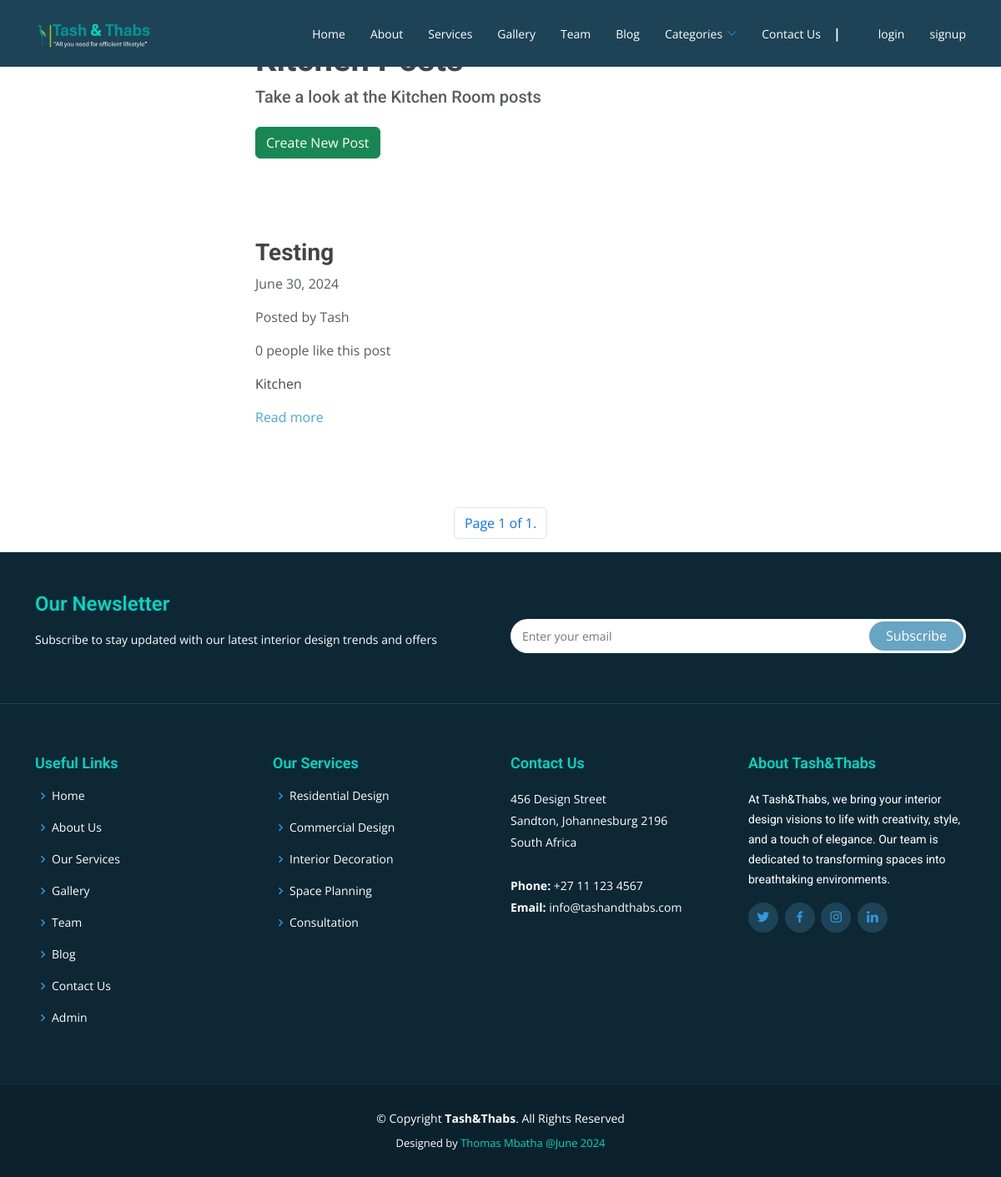
Before: /blog/kitchen/ with the older database file.
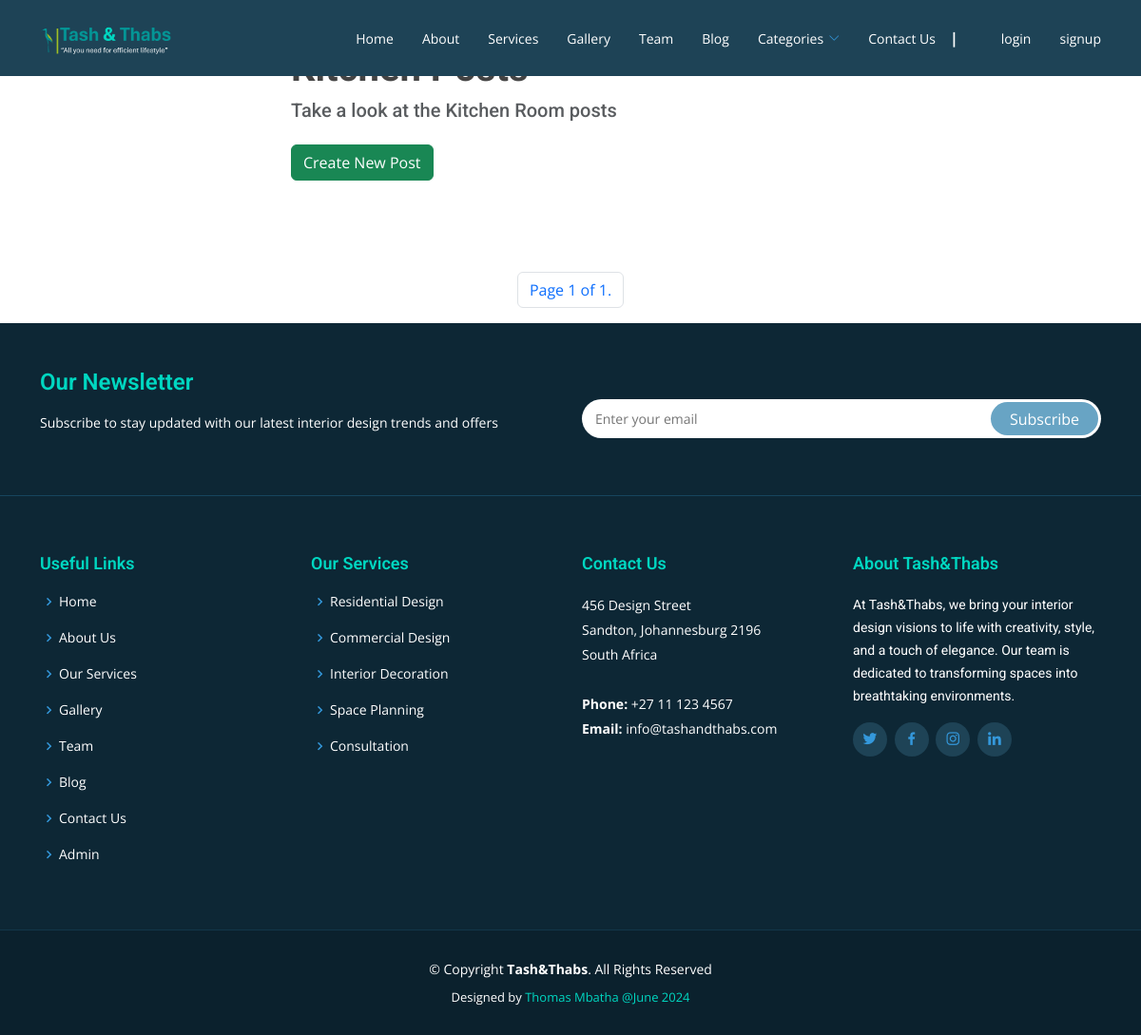
After: the same page with the newer database file.
### blog/models.py (models this page shows)
class Article(models.Model):
    title = models.CharField(max_length=255)
    content = HTMLField()
    date = models.DateField(auto_now_add=True)
    author = models.ForeignKey(User, on_delete=models.CASCADE)
    living = models.BooleanField(default=False)
    bedroom = models.BooleanField(default=False)
    kitchen = models.BooleanField(default=False)
    bathroom = models.BooleanField(default=False)
    outdoor = models.BooleanField(default=False)
    office = models.BooleanField(default=False)
    likes = models.ManyToManyField(User, related_name='likes', blank=True)
    image = models.ImageField(upload_to='images/', blank=True, null=True)

### blog/views.py (the view)
# urls.py: path('kitchen/', KitchenPosts.as_view(), name='kitchen'),
class KitchenPosts(ListView):
    model = Article
    queryset = Article.objects.filter(kitchen=True).order_by('-date')
    template_name = 'blog/blog_kitchen.html'
    paginate_by = 4
    def get_context_data(self, **kwargs):
        context = super().get_context_data(**kwargs)
        context['kitchen_count'] = self.get_queryset().count()
        return context

### blog/templates/blog/blog_kitchen.html (shortened to what this page needs)
{% extends "base.html" %}
{% block content %}
    <div class="row">
        <div class="col-md-6 col-12 mx-md-auto mx-3 mt-5 mb-5">
            <h1 class="fw-bolder">Kitchen Posts</h1>
            <h5 class="text-muted">Take a look at the Kitchen Room posts</h5>
            <a href="{% url 'create_article' %}" class="btn btn-success mt-3">Create New Post</a>
        </div>
    </div>
    {% for object in object_list %}
    <div class="row">
        <div class="col-md-6 col-11 mx-md-auto mx-3 mt-5 mb-5">
            <h3 class="fw-bold">{{ object.title }}</h3>
            <p class="text-muted">{{ object.date }}</p>
            <p class="text-muted">Posted by {{ object.author.username }}</p>
            {% if object.likes.count == 1 %}
                <p class="text-muted">{{ object.likes.count }} person likes this post</p>
            {% else %}
                <p class="text-muted">{{ object.likes.count }} people like this post</p>
            {% endif %}
            <div class="my-3">
                {{ object.content|truncatewords_html:50|safe }}
            </div>
            <a href="{% url 'detail_article' object.id %}">Read more</a>
        </div>
    </div>
    {% endfor %}
    <nav>
        <ul class="pagination">
            <div class="mx-auto d-flex flex-row mt-5">
                <li class="page-item">
                    <a href="#" class="page-link">Page {{ page_obj.number }} of {{ page_obj.paginator.num_pages }}.</a>
                </li>
            </div>
        </ul>
    </nav>
{% endblock %}

Changed rows visible on the page:
removed Article: title "Testing", date "June 30, 2024", author.username "Tash", likes.count "0", content "Kitchen"
